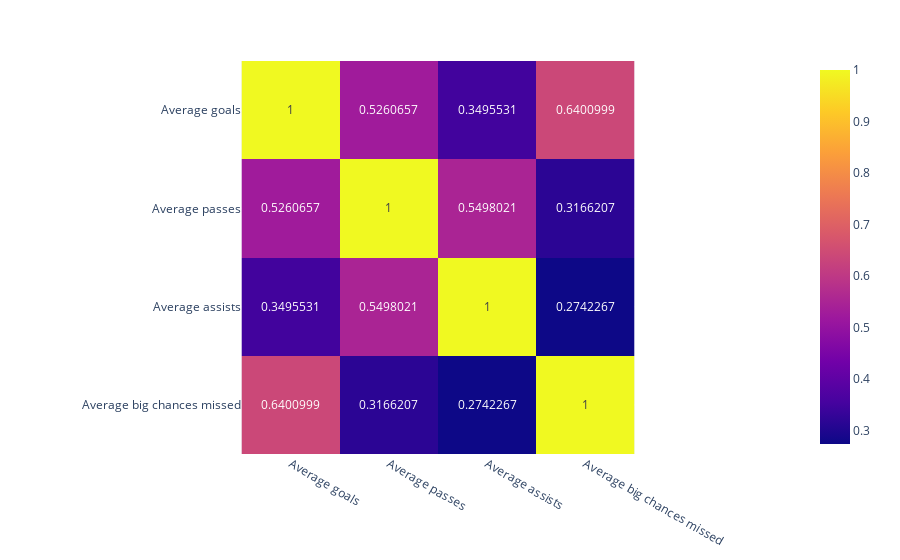

Notebook code for this chart:
### Markdown cell above
#### <p style="text-align:center"> **3. CÂU HỎI THỨ BA** </p>

Câu hỏi thứ 3 sẽ tập hợp nhiều câu hỏi nhỏ có cùng cách tính: 

##### **3.1 - Vị trí tiền đạo**

**Câu hỏi nhỏ 1**: Đối với vị trí tiền đạo, có ý kiến cho rằng cầu thủ ghi càng nhiều bàn thắng thì họ họ sẽ có xu hướng chơi bóng cá nhân hơn. Bằng việc so sánh độ tương quan giữa cột giá trị average goals với 2 cột giá trị average passes và average assists, ta sẽ biết được liệu ý kiến ở trên là đúng hay sai.

**Câu hỏi nhỏ 2**: Đối với vị trí tiền đạo, có ý kiến cho rằng cầu thủ càng bỏ lỡ nhiều cơ hội ghi bàn thì họ họ sẽ có xu hướng chơi bóng đồng đội, kiến tạo nhiều hơn. Bằng việc so sánh độ tương quan giữa cột giá trị average big chances missed với 2 cột giá trị average passes và average assists, ta sẽ biết được liệu ý kiến ở trên là đúng hay sai.

**Ý nghĩa:** Cả hai câu hỏi trên đều sẽ giúp ta có một góc nhìn toán học hơn sự liên quan giữa các chỉ số, đồng thời tạo khả năng nhìn vào một thông số nhưng lại có thể đánh giá tổng thể lối chơi của cầu thủ.

### Code cell
#CODE HERE
dfForward_copy['Average goals'] =  (dfForward_copy['Goals Overview'] / dfForward_copy['Appearances'])
dfForward_copy['Average passes'] =  (dfForward_copy['Passes'] / dfForward_copy['Appearances'])
dfForward_copy['Average assists'] =  (dfForward_copy['Assists'] / dfForward_copy['Appearances'])
dfForward_copy['Average big chances missed'] = (dfForward_copy['Big chances missed'] / dfForward_copy['Appearances'])

dfForward_corr = dfForward_copy[['Average goals','Average passes', 'Average assists', 'Average big chances missed']].copy().corr() 

fig = px.imshow(np.array(dfForward_corr), x = dfForward_corr.columns, y = dfForward_corr.index, text_auto=True)
fig.show()

### Figure 1 — Plotly figure (JSON) as saved in the notebook; plotly's stock layout.template omitted (floating-point values rounded to 4 significant figures)
{"data": [{"coloraxis": "coloraxis", "hovertemplate": "x: %{x}<br>y: %{y}<br>color: %{z}<extra></extra>", "name": "0", "texttemplate": "%{z}", "type": "heatmap", "x": ["Average goals", "Average passes", "Average assists", "Average big chances missed"], "xaxis": "x", "y": ["Average goals", "Average passes", "Average assists", "Average big chances missed"], "yaxis": "y", "z": [[1, 0.5261, 0.3496, 0.6401], [0.5261, 1, 0.5498, 0.3166], [0.3496, 0.5498, 1, 0.2742], [0.6401, 0.3166, 0.2742, 1]]}], "layout": {"coloraxis": {"colorscale": [[0, "#0d0887"], [0.1111, "#46039f"], [0.2222, "#7201a8"], [0.3333, "#9c179e"], [0.4444, "#bd3786"], [0.5556, "#d8576b"], [0.6667, "#ed7953"], [0.7778, "#fb9f3a"], [0.8889, "#fdca26"], [1, "#f0f921"]]}, "margin": {"t": 60}, "xaxis": {"anchor": "y", "constrain": "domain", "domain": [0, 1], "scaleanchor": "y"}, "yaxis": {"anchor": "x", "autorange": "reversed", "constrain": "domain", "domain": [0, 1]}}}
